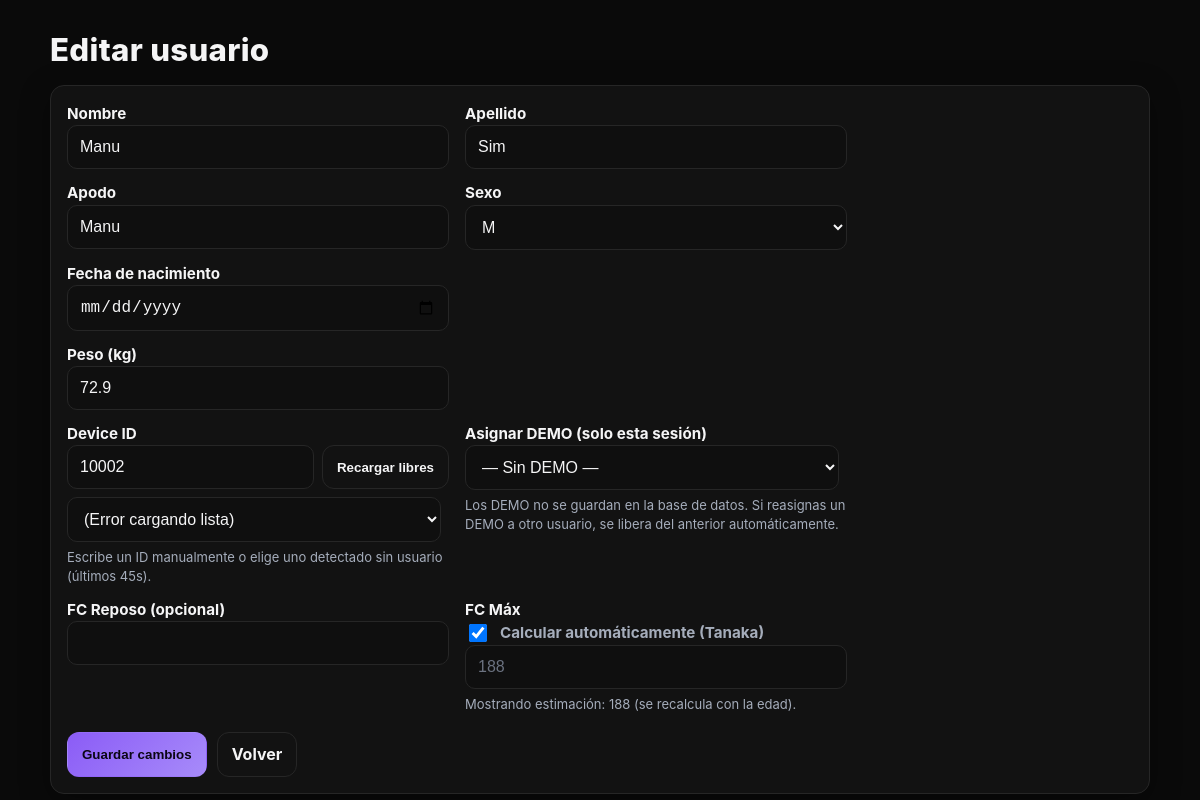
The app's page /users/edit/92 with its own data.
### tables this page shows
CREATE TABLE users (
  id INTEGER PRIMARY KEY AUTOINCREMENT,
  nombre    TEXT NOT NULL,
  apellido  TEXT NOT NULL,
  apodo     TEXT NOT NULL,
  edad      INTEGER,            -- legacy (opcional)
  peso      REAL,
  device_id INTEGER UNIQUE,
  sexo      TEXT,               -- 'M' o 'F' (sin CHECK para no romper migraciones)
  hr_rest   INTEGER,            -- FC en reposo (opcional; puede ser NULL)
  hr_max    INTEGER,            -- FC máxima (opcional)
  is_sim    INTEGER DEFAULT 0,  -- 0=real, 1=simulado
  dob       TEXT,               -- YYYY-MM-DD (opcional)
  hr_max_auto INTEGER DEFAULT 1 -- 1=auto (Tanaka), 0=manual
);

### hr_server.py (the view, shortened to what this page needs)
@app.route("/users/edit/<int:user_id>", methods=["GET", "POST"])
def edit_user(user_id):
    user = db.get_user(user_id)
    if not user:
        return "Usuario no encontrado", 404
    demo_for_user = USER_TO_DEMO.get(user_id)
    return render_template("user_form.html", user=user, demo_slots=DEMO_SLOTS, demo_for_user=demo_for_user)

### db.py (called while the page is built)
@contextmanager
def get_conn():
    DB_PATH.parent.mkdir(parents=True, exist_ok=True)
    conn = sqlite3.connect(DB_PATH)
    try:
        yield conn
    finally:
        conn.close()

def _ensure_schema():
    with get_conn() as conn:
        conn.execute(SCHEMA)
        cols = {r[1] for r in conn.execute("PRAGMA table_info(users)").fetchall()}
        if "sexo" not in cols:
            conn.execute("ALTER TABLE users ADD COLUMN sexo TEXT")
        if "hr_rest" not in cols:
            conn.execute("ALTER TABLE users ADD COLUMN hr_rest INTEGER")
        if "hr_max" not in cols:
            conn.execute("ALTER TABLE users ADD COLUMN hr_max INTEGER")
        if "is_sim" not in cols:
            conn.execute("ALTER TABLE users ADD COLUMN is_sim INTEGER DEFAULT 0")
        if "dob" not in cols:
            conn.execute("ALTER TABLE users ADD COLUMN dob TEXT")
        if "hr_max_auto" not in cols:
            conn.execute("ALTER TABLE users ADD COLUMN hr_max_auto INTEGER DEFAULT 1")
        conn.execute(IDX)
        conn.commit()

def get_user(user_id):
    _ensure_schema()
    with get_conn() as conn:
        cur = conn.cursor()
        cur.execute("""
            SELECT id, nombre, apellido, apodo, edad, peso, device_id, sexo,
                   hr_rest, hr_max, is_sim, dob, hr_max_auto
            FROM users
            WHERE id=?
        """, (user_id,))
        row = cur.fetchone()
        return row_to_dict(row) if row else None

def row_to_dict(r):
    return {
        "id":          r[0],
        "nombre":      r[1],
        "apellido":    r[2],
        "apodo":       r[3],
        "edad":        r[4],
        "peso":        r[5],
        "device_id":   r[6],
        "sexo":        r[7],
        "hr_rest":     r[8],
        "hr_max":      r[9],
        "is_sim":      r[10],
        "dob":         r[11],
        "hr_max_auto": r[12],
    }

### templates/user_form.html (shortened to what this page needs)
<!doctype html>
<html lang="es">
<head>
  <link rel="stylesheet" href="/static/brand.css">
</head>
<body>
  <div class="wrap">
    <h1>{{ 'Editar usuario' if user else 'Añadir usuario' }}</h1>
    <div class="panel card-pad">
      <form method="post" action="" class="grid">
        <div>
          <label>Nombre</label>
          <input name="nombre" value="{{ user.nombre if user else '' }}" required>
        </div>
        <div>
          <label>Apellido</label>
          <input name="apellido" value="{{ user.apellido if user else '' }}" required>
        </div>
        <div>
          <label>Apodo</label>
          <input name="apodo" value="{{ user.apodo if user else '' }}" placeholder="Se muestra en las tarjetas">
        </div>
        <div>
          <label>Sexo</label>
          <select name="sexo">
            {% set s = (user.sexo if user else 'M') or 'M' %}
            <option value="M" {{ 'selected' if s=='M' else '' }}>M</option>
          </select>
        </div>
        <div>
          <label>Fecha de nacimiento</label>
          <input type="date" name="dob" value="{{ user.dob if user and user.dob else '' }}" required>
        </div>
        <div></div>
        <div>
          <label>Peso (kg)</label>
          <input type="number" step="0.1" name="peso" min="1" max="500" value="{{ user.peso if user and user.peso else '' }}">
        </div>
        <div></div>
        <div class="full">
          <label>Device ID</label>
          <div class="form-row">
            <input id="device_id" name="device_id" type="number" placeholder="Ej: 36466"
                  value="{{ user.device_id if user and user.device_id else '' }}">
            <button type="button" id="btnReload" class="btn">Recargar libres</button>
          </div>
          <div class="form-row" style="margin-top:8px;">
            <select id="selFree">
              <option value="">— Pulsómetros libres detectados —</option>
            </select>
          </div>
          <div class="form-help">Escribe un ID manualmente o elige uno detectado sin usuario (últimos 45s).</div>
        </div>
        <div class="full">
          <label>Asignar DEMO (solo esta sesión)</label>
          <div class="form-row">
            <select id="selDemo" name="demo_dev">
              <option value="">— Sin DEMO —</option>
            </select>
          </div>
          <div class="form-help">
            Los DEMO no se guardan en la base de datos. Si reasignas un DEMO a otro usuario, se libera del anterior automáticamente.
          </div>
        </div>
        <div>
          <label>FC Reposo (opcional)</label>
          <input type="number" name="hr_rest" min="30" max="120" value="{{ user.hr_rest if user and user.hr_rest else '' }}">
        </div>
        {% set auto = (user.hr_max_auto == 1) if user else true %}
        {% set hrmax_disp = (user.hr_max if user and user.hr_max else ((user.dob|tanaka_dob) or (user.edad|tanaka))) %}
        <div>
          <label>FC Máx</label>
          <div class="switch">
            <input type="checkbox" id="hrmax_auto" name="hr_max_auto" {{ 'checked' if auto else '' }}>
            <label for="hrmax_auto" class="muted">Calcular automáticamente (Tanaka)</label>
          </div>
          <input type="number" id="hr_max" name="hr_max" min="120" max="230"
                 value="{{ ('' if auto else (hrmax_disp or '')) }}"
                 placeholder="{{ auto and hrmax_disp or '' }}"
                 {{ 'disabled' if auto else '' }}>
          {% if auto %}
            <div class="form-help">Mostrando estimación: {{ hrmax_disp or '—' }} (se recalcula con la edad).</div>
          {% else %}
            <div class="form-help">Valor manual (bloqueado). No se ajusta con la edad.</div>
          {% endif %}
        </div>
        <div class="actions">
          <button type="submit" class="btn btn-accent">{{ 'Guardar cambios' if user else 'Crear usuario' }}</button>
          <a href="{{ url_for('users_list') }}" class="btn">Volver</a>
        </div>
      </form>
    </div>
  </div>
</body>
</html>

### static/brand.css (style rules this page uses)
:root { --bg:#0a0a0a; --card:#121212; --text:#f5f5f6; --muted:#a5adbb; --border:#262626; --accent:#8b5cf6; --accent-2:#a78bfa; --danger:#ef4444; --ok:#22c55e; --shadow-lg: 0 8px 30px rgba(0,0,0,.35); --radius: 14px; --ff-ui: "Inter", ui-sans-serif, system-ui, -apple-system, "Segoe UI", Roboto, Arial, "Noto Sans", sans-serif; --ff-head: "Space Grotesk", var(--ff-ui); --fs-h1: clamp(1.25rem, 2.6vw, 2rem); --fs-ui: 16px; --fs-small: 13px; --page-pad: clamp(14px, 3.2vw, 28px); --wrap-w: 1100px; }
* { box-sizing:border-box; }
html,body { height:100%; }
html { background:var(--bg); color:var(--text); }
body { margin:0; padding:var(--page-pad); font-family:var(--ff-ui); font-size:var(--fs-ui); line-height:1.45; }
.wrap { max-width:var(--wrap-w); margin:0 auto; }
h1 { margin:0 0 12px; font-family:var(--ff-head); font-weight:800; letter-spacing:.3px; font-size:var(--fs-h1); }
.btn { appearance:none; border:1px solid var(--border); background:var(--card); color:var(--text); border-radius:12px; padding:10px 14px; font-weight:700; cursor:pointer; text-decoration:none; display:inline-flex; align-items:center; gap:8px; transition: border-color .2s ease, transform .06s ease; }
.btn-accent { background:linear-gradient(135deg,var(--accent),var(--accent-2)); color:#0b0615; border-color:transparent; }
.panel { background:var(--card); border:1px solid var(--border); border-radius:var(--radius); box-shadow: var(--shadow-lg); }
.muted { color:var(--muted); }
form.grid { max-width:780px; display:grid; grid-template-columns:1fr; gap:12px 16px; }
@media (min-width:860px) { form.grid { grid-template-columns:1fr 1fr; } }
label { font-weight:700; font-size:.95rem; font-family:var(--ff-head); }
input, select { width:100%; padding:12px; border:1px solid var(--border); border-radius:10px; background:#0f0f0f; color:var(--text); font-size:1rem; }
input::placeholder { color:#6b7280; }
.form-help { color:var(--muted); font-size:var(--fs-small); margin-top:6px; }
.form-row { display:grid; grid-template-columns:1fr auto; gap:8px; }
.actions { grid-column:1/-1; display:flex; gap:10px; margin-top:6px; flex-wrap:wrap; }
.card-pad { padding:16px; }

### templates/user_form.html (style rules this page uses)
.switch { display:flex; align-items:center; gap:10px; }
.switch input[type="checkbox"] { width:18px; height:18px; }

### records on screen
users: nombre "Manu", apellido "Sim", apodo "Manu", peso "72.9", device_id "10002"

### other values on screen
{{ 'Editar usuario' if user else 'Añadir usuario' }} "Editar usuario"
{{ hrmax_disp or '—' }} "188"
{{ 'Guardar cambios' if user else 'Crear usuario' }} "Guardar cambios"
